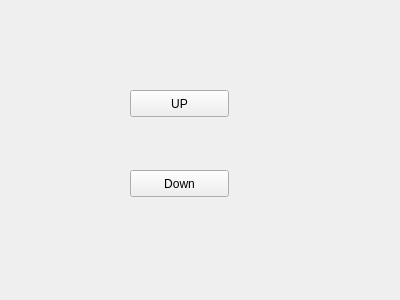
<?xml version="1.0" encoding="UTF-8"?>
<ui version="4.0">
 <class>MyPluginWidget</class>
 <widget class="QWidget" name="MyPluginWidget">
  <property name="geometry">
   <rect>
    <x>0</x>
    <y>0</y>
    <width>400</width>
    <height>300</height>
   </rect>
  </property>
  <property name="windowTitle">
   <string>Form</string>
  </property>
  <widget class="QPushButton" name="pushButton_up">
   <property name="geometry">
    <rect>
     <x>130</x>
     <y>90</y>
     <width>99</width>
     <height>27</height>
    </rect>
   </property>
   <property name="text">
    <string>UP</string>
   </property>
  </widget>
  <widget class="QPushButton" name="pushButton_down">
   <property name="geometry">
    <rect>
     <x>130</x>
     <y>170</y>
     <width>99</width>
     <height>27</height>
    </rect>
   </property>
   <property name="text">
    <string>Down</string>
   </property>
  </widget>
 </widget>
 <resources/>
 <connections/>
</ui>
